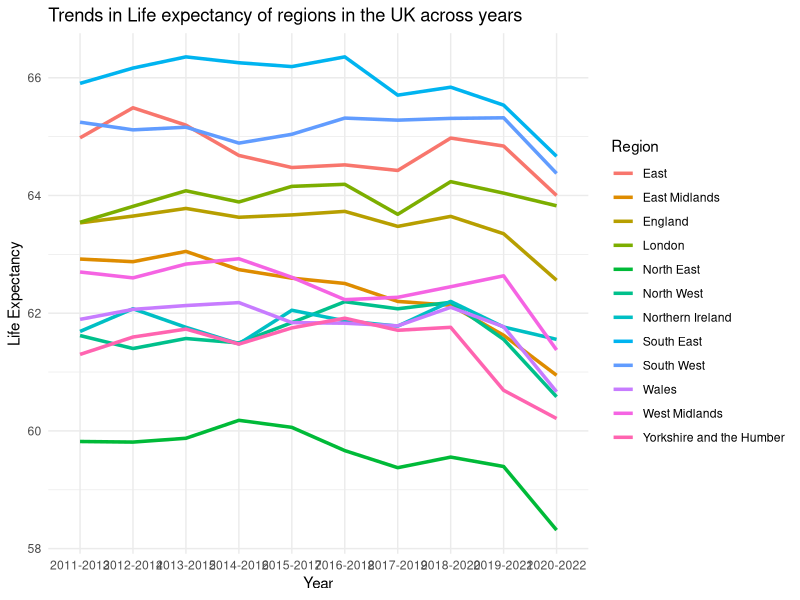

R code for this plot:
## ---- chunk 1
knitr::opts_chunk$set(echo = TRUE)
## ---- chunk 2

####How does life expectancy change across the years within England?

#Install relevant packages
install.packages("tidyverse")
install.packages("here")
install.packages("ggplot2")
install.packages("gganimate")  #Remove this from RMarkdown

#Load packages
library(tidyverse)
library(here)


#Loading in the data
data <- read.csv(here("data","trends in life expectancy.csv"))


## ---- chunk 3
#Remove first 5 rows
data <- data[-(1:5), ]

#Sanity check: check data starts from row 6
head(data)

#Remove header row and set first row as column names
colnames(data) <- data[1, ]
data <- data[-1, ]
colnames(data) <- make.names(colnames(data))


#Remove data relating to HCI and LCI, so that only life expectancy values remain
data_cleaned <- data %>%
  select(-contains("LCI"), -contains("UCI"))

#Change names in the Year column
colnames(data_cleaned) <- gsub("^X", "", colnames(data_cleaned)) # Remove the "X" at the start
colnames(data_cleaned) <- gsub("\\.to\\.", "-", colnames(data_cleaned)) #Replace ".to." with "-"
colnames(data_cleaned) <- gsub("\\.HLE$", "", colnames(data_cleaned)) #Remove ".HLE" at the end

#Sanity check: check data has first row as column names, displays the correct names, and only contains data for life expectancy for the regions I'm looking at
View(data_cleaned)


#Reshape dataset to long format
data_long <- data_cleaned %>% pivot_longer(cols = starts_with("2"), names_to = "Year", values_to = "Life.Expectancy")

#Check data is life expectancy column is numeric and convert if necessary
sapply(data_long, is.numeric)
data_long <- data_long %>% mutate(Life.Expectancy = as.numeric(Life.Expectancy))
is.numeric(data_long$Life.Expectancy)

#Calculate mean across gender for each region and year and assign it as the final prepared version of data
data_final <- data_long %>% group_by(Area.name, Year) %>%
  summarize(mean_life_expectancy = mean(Life.Expectancy, na.rm = TRUE)) %>% 
  filter(mean_life_expectancy != "NaN")

#Sanity check: Check data contains correct information and rows/columns are correct
View(data_final)




## ---- chunk 4
#Load necessary packages
library(ggplot2)
library(gganimate)

#Define the mappings on the graph
p <- ggplot(data_final, aes(x = Year, y = mean_life_expectancy, color = Area.name, group = Area.name))

#Establishing the visualisation as a line graph: adding the lines for each region and the titles and key
p <- p + geom_line(linewidth = 1.2) + labs(title = "Trends in Life expectancy of regions in the UK across years", x = "Year", y = "Life Expectancy", color = "Region") + theme_minimal()

#Sanity check: check basic graph design is correct
p

## ---- chunk 5
#Add small points to highlight individual data values and rotate x-axis labels
p <- p + geom_point(size = 2) + theme(axis.text.x = element_text(angle = 45, hjust = 1))

#Make Y axis longer
p <- p + scale_y_continuous(limits = c(0, 100))

## ---- chunk 6
#Changing Y axis scale and axis intervals
p <- p + scale_y_continuous(limits = c(55, 70))
